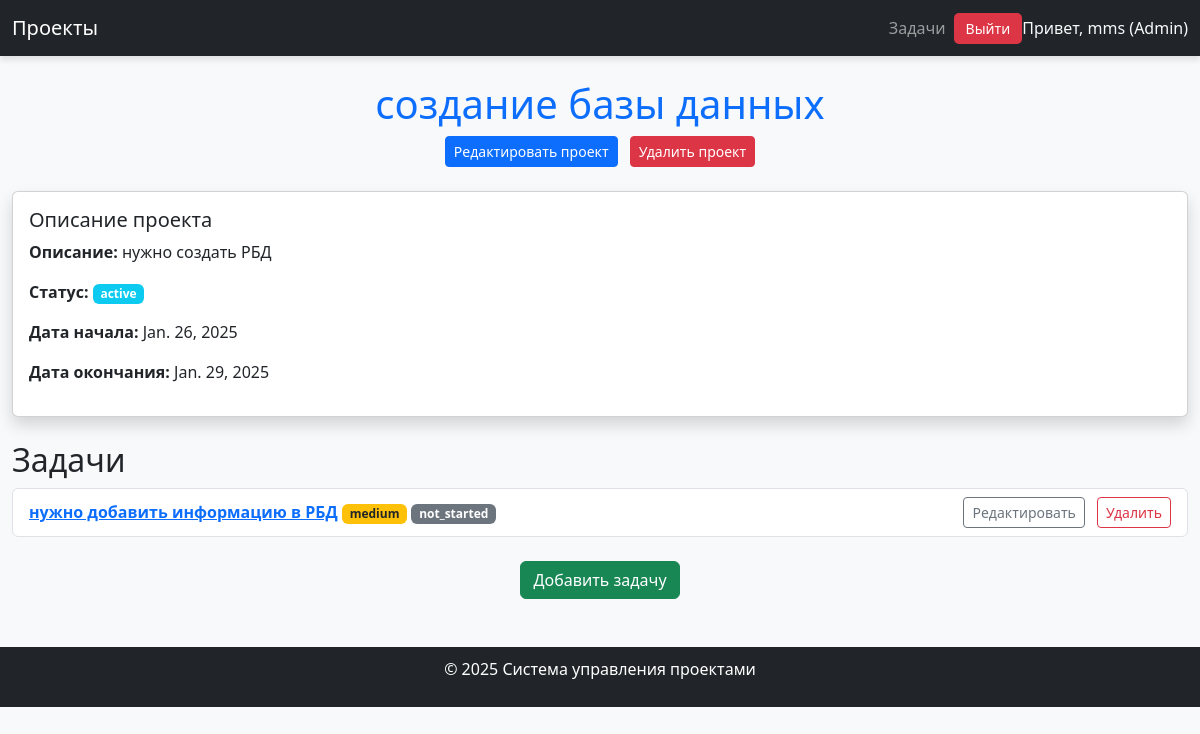
The page /project/1/ (signed in) on the database its author committed.
### projects/models.py (models this page shows, shortened)
class CustomUser(AbstractUser):
    ROLE_CHOICES = [
        ('admin', 'Администратор'),
        ('manager', 'Менеджер проекта'),
        ('executor', 'Исполнитель'),
    ]
    role = models.CharField(
        max_length=10,
        choices=ROLE_CHOICES,
        default='executor',
        verbose_name='Роль'
    )

class Project(models.Model):
    STATUS_CHOICES = [
        ('active', 'Активный'),
        ('completed', 'Завершен'),
        ('paused', 'Приостановлен'),
    ]
    name = models.CharField(max_length=100, verbose_name='Название')
    description = models.TextField(verbose_name='Описание', blank=True)
    start_date = models.DateField(verbose_name='Дата начала')
    end_date = models.DateField(verbose_name='Дата окончания', blank=True, null=True)
    status = models.CharField(
        max_length=10,
        choices=STATUS_CHOICES,
        default='active',
        verbose_name='Статус'
    )
    manager = models.ForeignKey(
        settings.AUTH_USER_MODEL,
        on_delete=models.SET_NULL,
        related_name='managed_projects',
        verbose_name='Менеджер проекта',
        blank=True,
        null=True
    )
    executor = models.ForeignKey(  # Исполнитель проекта (можно назначить в проекте)
        settings.AUTH_USER_MODEL,
        on_delete=models.SET_NULL,
        related_name='assigned_projects',
        verbose_name='Исполнитель проекта',
        blank=True,
        null=True
    )

class Task(models.Model):
    PRIORITY_CHOICES = [
        ('high', 'Высокий'),
        ('medium', 'Средний'),
        ('low', 'Низкий'),
    ]
    STATUS_CHOICES = [
        ('not_started', 'Не начата'),
        ('in_progress', 'В процессе'),
        ('completed', 'Завершена'),
    ]
    project = models.ForeignKey(
        Project,
        on_delete=models.CASCADE,
        related_name='tasks',
        verbose_name='Проект'
    )
    executor = models.ForeignKey(
        settings.AUTH_USER_MODEL,
        on_delete=models.SET_NULL,
        related_name='tasks',
        verbose_name='Исполнитель',
        blank=True,
        null=True
    )
    name = models.CharField(max_length=100, verbose_name='Название')
    description = models.TextField(verbose_name='Описание', blank=True)
    priority = models.CharField(
        max_length=10,
        choices=PRIORITY_CHOICES,
        default='medium',
        verbose_name='Приоритет'
    )
    status = models.CharField(
        max_length=15,
        choices=STATUS_CHOICES,
        default='not_started',
        verbose_name='Статус'
    )
    start_date = models.DateField(verbose_name='Дата начала')
    end_date = models.DateField(verbose_name='Дата окончания', blank=True, null=True)

### projects/views.py (the view)
# urls.py: path('project/<int:pk>/', ProjectDetailView.as_view(), name='project_detail'),
class ProjectDetailView(LoginRequiredMixin, DetailView):
    model = Project
    template_name = 'projects/project_detail.html'
    context_object_name = 'project'
    login_url = 'login'

### projects/templates/projects/project_detail.html (shortened to what this page needs)
{% extends 'base.html' %}
{% block content %}
<div class="mb-4 text-center">
    <h1 class="text-primary">{{ project.name }}</h1>
    {% if request.user.role == 'admin' or request.user.role == 'manager' %}
        <a href="{% url 'project_edit' project.pk %}" class="btn btn-primary btn-sm me-2">
            Редактировать проект
        </a>
        <a href="{% url 'project_delete' project.pk %}"
           class="btn btn-danger btn-sm"
           onclick="return confirm('Вы уверены, что хотите удалить проект?');">
            Удалить проект
        </a>
    {% endif %}
</div>
<div class="card mb-4 shadow">
    <div class="card-body">
        <h5 class="card-title">Описание проекта</h5>
        <p><strong>Описание:</strong> {{ project.description }}</p>
        <p><strong>Статус:</strong> <span class="badge bg-info">{{ project.status }}</span></p>
        <p><strong>Дата начала:</strong> {{ project.start_date }}</p>
        <p><strong>Дата окончания:</strong> {{ project.end_date }}</p>
    </div>
</div>
<div class="mb-4">
    <h2>Задачи</h2>
    <ul class="list-group">
        {% for task in project.tasks.all %}
            <li class="list-group-item d-flex justify-content-between align-items-center">
                <div>
                    <a href="{% url 'task_detail' task.pk %}" class="fw-bold">{{ task.name }}</a>
                    <span class="badge bg-warning text-dark">{{ task.priority }}</span>
                    <span class="badge bg-secondary">{{ task.status }}</span>
                </div>
                <div>
                    {% if request.user.role == 'admin' or request.user.role == 'manager' %}
                        <a href="{% url 'task_edit' task.pk %}" class="btn btn-outline-secondary btn-sm me-2">
                            Редактировать
                        </a>
                        <a href="{% url 'task_delete' task.pk %}"
                           class="btn btn-outline-danger btn-sm"
                           onclick="return confirm('Вы уверены, что хотите удалить задачу?');">
                            Удалить
                        </a>
                    {% elif request.user.role == 'executor' and task.executor == request.user %}
                        <a href="{% url 'task_update_status' task.pk %}" class="btn btn-warning btn-sm">
                            Обновить статус
                        </a>
                    {% endif %}
                </div>
            </li>
        {% empty %}
            <li class="list-group-item text-center">Задач пока нет.</li>
        {% endfor %}
    </ul>
</div>
{% if request.user.role == 'admin' or request.user.role == 'manager' %}
    <div class="text-center mb-4">
        <a href="{% url 'task_create' %}?project={{ project.pk }}" class="btn btn-success">
            Добавить задачу
        </a>
    </div>
{% endif %}
{% endblock %}

### projects/templates/base.html (shortened to what this page needs)
<!DOCTYPE html>
<html lang="en">
<head>
    <link href="https://cdn.jsdelivr.net/npm/bootstrap@5.3.0-alpha3/dist/css/bootstrap.min.css" rel="stylesheet">
</head>
<body>
    <nav class="navbar navbar-expand-lg navbar-dark bg-dark">
        <div class="container">
            <a class="navbar-brand" href="{% url 'project_list' %}">Проекты</a>
            <div class="collapse navbar-collapse" id="navbarNav">
                <ul class="navbar-nav ms-auto align-items-center">
                    {% if user.is_authenticated %}
                        <li class="nav-item">
                            <a class="nav-link" href="{% url 'task_list' %}">Задачи</a>
                        </li>
                        <li class="nav-item logout-btn">
                            <form method="post" action="{% url 'logout' %}">
                                <button type="submit" class="btn btn-danger btn-sm">Выйти</button>
                            </form>
                        </li>
                        <li class="nav-item">
                            <span class="navbar-text text-light">
                                Привет, {{ user.username }}{% if user.role %} ({{ user.role|capfirst }}){% endif %}
                            </span>
                        </li>
                    {% endif %}
                </ul>
            </div>
        </div>
    </nav>
    <div class="container py-4">
        {% block content %}
        {% endblock %}
    </div>
    <footer class="bg-dark text-white text-center">
        <p>&copy; 2025 Система управления проектами</p>
    </footer>
</body>
</html>

### projects/templates/base.html (style rules this page uses)
body { background-color: #f8f9fa; }
.navbar { box-shadow: 0 4px 6px rgba(0, 0, 0, 0.1); }
.container { max-width: 1200px; }
.logout-btn { border: none; background: none; padding: 0; }
.logout-btn button { color: white; background-color: #dc3545; border-radius: 5px; padding: 5px 12px; border: none; transition: background 0.3s ease; }
footer { position: relative; bottom: 0; width: 100%; padding: 10px 0; }

### rows shown on the page
CustomUser: username "mms", role "Admin"
Project: name "создание базы данных", description "нужно создать РБД", status "active", start_date "Jan. 26, 2025", end_date "Jan. 29, 2025"
Task: name "нужно добавить информацию в РБД", priority "medium", status "not_started"
